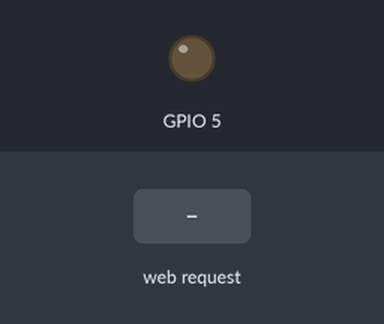
The sketch below on a simulated ESP8266 (NodeMCU). Shown: output pins drawn as LEDs (lit = HIGH). The inputs (shaded band) are chosen by the test bench. WiFi joins after 1.5 s; servers stay silent unless stated; what the sketch prints to the serial monitor is not drawn.

Above: at 2.7 s.
2.8 s: HTTP request GET /light-on received
At 4.0 s:
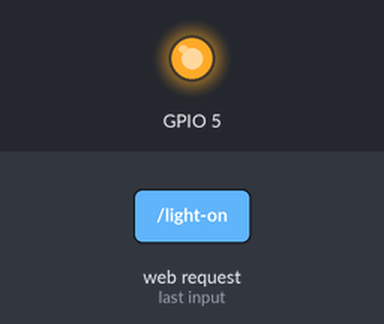
4.3 s: HTTP request GET /light-off received
At 5.3 s:
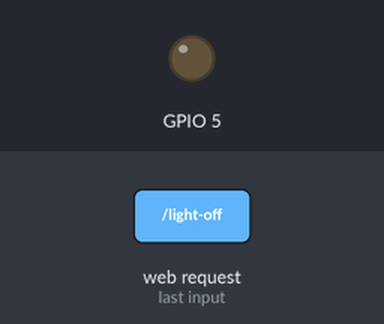
Timing chart, 0 to 7.3 s (numbered marks = the images above; inputs shaded):
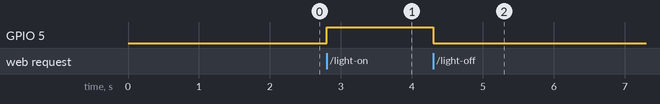

Measured:
- after the input at 2.8 s, GPIO 5: LOW → HIGH at once
- after the input at 4.3 s, GPIO 5: HIGH → LOW at once

The sketch:

Exer_10.ino
```cpp
#include <ESP8266WiFi.h>

const char* ssid = "Boarding_House";
const char* password = "idunnoclue101";
WiFiServer server(80);

void setup() {
  Serial.begin(115200);
  delay(10);
  pinMode(5, OUTPUT);
  digitalWrite(5, LOW);

  // Connect to WiFi network
  Serial.println();
  Serial.println();
  Serial.print("Connecting to ");
  Serial.println(ssid);

  WiFi.begin(ssid, password);

  while (WiFi.status() != WL_CONNECTED) {
    delay(500);
    Serial.print(".");
  }

  Serial.println("");
  Serial.println("WiFi connected");

  // Start the server
  server.begin();
  Serial.println("Server started");

  // Print the IP address
  Serial.print("Use this URL to connect: ");
  Serial.print("http://");
  Serial.print(WiFi.localIP());
  Serial.println("/");

}

void loop() {
  // Check if a client has connected
  WiFiClient client = server.available();
  if (!client) {
    return;
  }

  // Wait until the client sends data
  Serial.println("new client");
  while(!client.available()){
    delay(1);
  }

  // Read the first line of the request
  String request = client.readStringUntil('\r');
  Serial.println(request);
  client.flush();


  // Match the request
  if (request.indexOf("/light-on") > 0)  {
    digitalWrite(5, HIGH);
  }
  if (request.indexOf("/light-off") >0)  {
    digitalWrite(5, LOW);
  }


// Set ledPin according to the request

 // Return the response
 client.println("HTTP/1.1 200 OK");
 client.println("Content-Type: text/html");
 client.println(""); //  do not forget this one
 client.println("<!DOCTYPE HTML>");
 client.println("<html>");
 client.println("<head>");
 client.println("<meta name='esp8266-iot-capable' content='yes' />");
 client.println("<meta name='esp8266-iot-status-bar-style' content='black-translucent' />");
 client.println("</head>");
 client.println("<body bgcolor = \"#f7e6ec\">");
 client.println("<hr/><hr>");
 client.println("<h4><center> Internet-Of-Things: Controlling Your Lights using ESP8266 </center></h4>");
 client.println("<hr/><hr>");
 client.println("<br><br>");
 client.println("<br><br>");
 client.println("<center>");
 client.println("Device1: Your Light Bulb");
 client.println("<br><br>");
 client.println("<a href=\"/light-on\"\"><button>Light On </button></a>");
 client.println("<a href=\"/light-off\"\"><button>Light Off </button></a><br />");
 client.println("</center>");
 client.println("<br><br>");
 client.println("<center>");
 client.println("<table border=\"5\">");
 client.println("<tr>");

  if (digitalRead(5))
         {
           client.print("<td>Light 1 is ON</td>");
         }
          else
          {
            client.print("<td>Light 1 is OFF</td>");
          }

 client.println("<br />");
 client.println("</tr>");
 client.println("</table>");
 client.println("</center>");
 client.println("</html>");
 delay(1);


 Serial.println("Client disonnected");
 Serial.println("");
}
```
